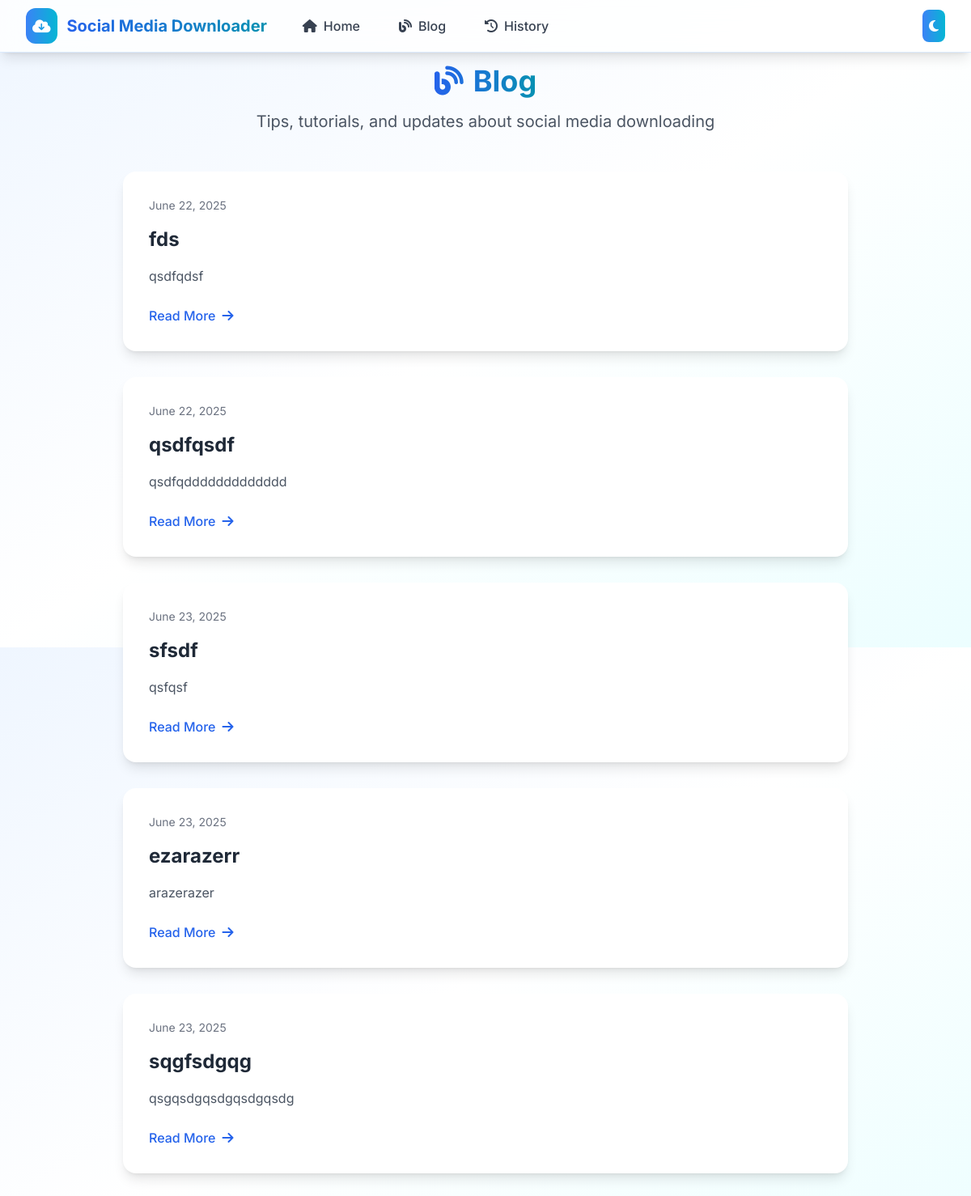
Page /blog on the committed database.
### utils.py (models this page shows)
class Blog(db.Model):
    __tablename__ = 'blogs'
    id = Column(Integer, primary_key=True)
    title = Column(String(200), nullable=False)
    slug = Column(String(200), nullable=False, unique=True)
    content = Column(db.Text, nullable=False)  # Processed HTML
    raw_content = Column(db.Text, nullable=False)  # Original markdown
    excerpt = Column(String(300))
    published = Column(db.Boolean, default=False)
    created_at = Column(DateTime, default=datetime.utcnow)
    updated_at = Column(DateTime, default=datetime.utcnow, onupdate=datetime.utcnow)

### routes.py (the view)
@app.route('/blog')
def blog_list():
    print("=== BLOG ROUTE ACCESSED ===")
    try:
        blogs = Blog.query.all()
        print(f"Found {len(blogs)} total blogs")
        published = [b for b in blogs if b.published]
        print(f"Found {len(published)} published blogs")
        return render_template('blog/list.html', blogs=published)
    except Exception as e:
        print(f"Error: {e}")
        return render_template('blog/list.html', blogs=[])

### templates/blog/list.html (shortened to what this page needs)
{% extends "base.html" %}
{% block content %}
<div class="max-w-4xl mx-auto">
    <div class="text-center mb-12">
        <h1 class="text-4xl font-bold mb-4">
            <span class="bg-gradient-to-r from-blue-600 to-cyan-600 dark:from-blue-400 dark:to-cyan-400 bg-clip-text text-transparent">
                <i class="fas fa-blog mr-3"></i>Blog
            </span>
        </h1>
        <p class="text-xl text-gray-600 dark:text-gray-300">Tips, tutorials, and updates about social media downloading</p>
    </div>
    {% if blogs %}
        <div class="space-y-8">
            {% for blog in blogs %}
            <article class="bg-white dark:bg-gray-800 rounded-2xl shadow-lg p-8 hover:shadow-xl transition-all duration-300">
                <div class="flex items-center justify-between mb-4">
                    <time class="text-sm text-gray-500 dark:text-gray-400">{{ blog.created_at.strftime('%B %d, %Y') }}</time>
                </div>
                <h2 class="text-2xl font-bold text-gray-800 dark:text-white mb-4">
                    <a href="{{ url_for('blog_detail', slug=blog.slug) }}" class="hover:text-blue-600 dark:hover:text-blue-400 transition-colors">
                        {{ blog.title }}
                    </a>
                </h2>
                {% if blog.excerpt %}
                <p class="text-gray-600 dark:text-gray-300 mb-6 leading-relaxed">{{ blog.excerpt }}</p>
                {% endif %}
                <a href="{{ url_for('blog_detail', slug=blog.slug) }}"
                   class="inline-flex items-center text-blue-600 dark:text-blue-400 hover:text-blue-800 dark:hover:text-blue-300 font-medium">
                    Read More <i class="fas fa-arrow-right ml-2"></i>
                </a>
            </article>
            {% endfor %}
        </div>
    {% endif %}
</div>
{% endblock %}

### rows in the picture
Blog: created_at "June 22, 2025", title "fds", excerpt "qsdfqdsf"
Blog: created_at "June 22, 2025", title "qsdfqsdf", excerpt "qsdfqddddddddddddd"
Blog: created_at "June 23, 2025", title "sfsdf", excerpt "qsfqsf"
Blog: created_at "June 23, 2025", title "ezarazerr", excerpt "arazerazer"
Blog: created_at "June 23, 2025", title "sqgfsdgqg", excerpt "qsgqsdgqsdgqsdgqsdg"
